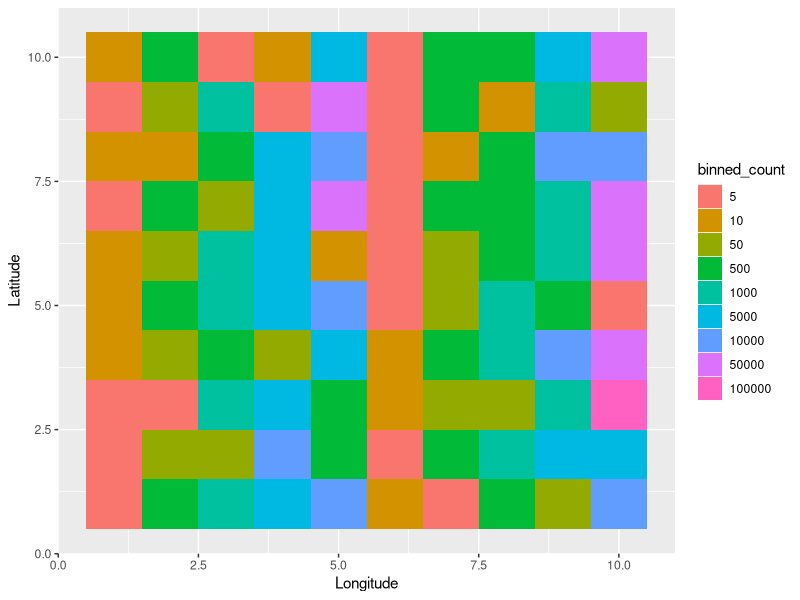

Write the R code that produced this figure.
## ---- chunk 1
knitr::opts_chunk$set(echo = TRUE)
## ---- chunk 2
library(ggplot2)
# Using viridis because it is colourblind friendly
# and also easier to interpret accurately
# Need full version rather than the viridisLite which is
# in ggplot2 because we need to use the discrete option
suppressMessages(library(viridis))
## ---- chunk 3
# Don't want scientific notation in my output
options(scipen = 999)
## ---- chunk 4
set.seed(412875)
a <- round(runif(100, 1, 10)^seq(1, 5, by=1), 0)
df <- data.frame(
  lat = as.vector(sapply(1:10, function(x) rep(x, 10))), 
  long = seq(1, 10), count = as.integer(a))
## ---- chunk 5
scale_breaks <- c(5, 10, 50, 500, 1000, 5000, 10000, 50000, 100000)
scale_labels <- c(paste0(0, "-", scale_breaks[1]), 
  sapply(seq(2, length(scale_breaks)), 
  function(x) paste0(scale_breaks[x-1], "-", scale_breaks[x])))
df$binned_count <- cut(df$count, breaks = c(0, scale_breaks), 
  labels = scale_breaks)
## ---- chunk 6
the_plot <- ggplot(df, aes(x = long, y = lat, fill = binned_count)) +
  geom_tile() +
  xlab("Longitude") +
  ylab("Latitude")
  scale_fill_viridis(name = "No. Records", 
    breaks = c(scale_breaks), 
    labels = scale_labels, 
    guide = "legend", option = "inferno", discrete = TRUE) 
## ---- chunk 7
print(the_plot)
